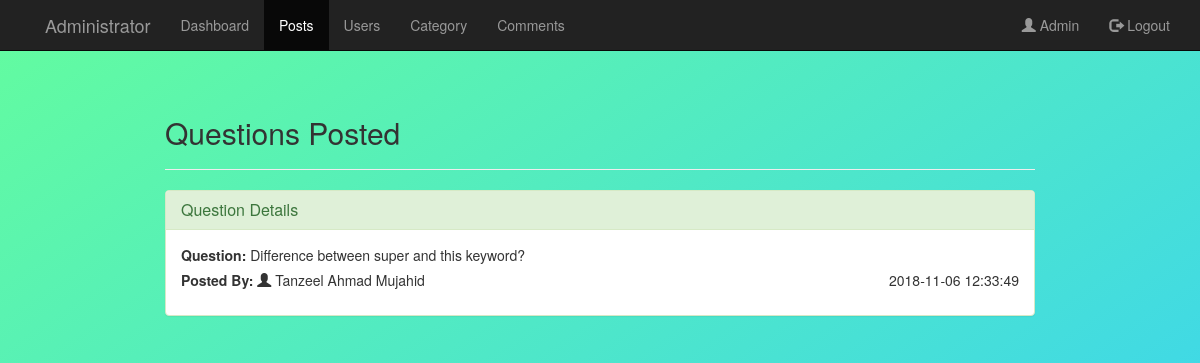
Screenshot of /admin/topic-details.php?post_Id=1 (signed in) with the database file from the repository.
### tables this page shows
CREATE TABLE `tbluser` (
  `user_Id` int(11) NOT NULL,
  `fname` varchar(255) DEFAULT NULL,
  `email` varchar(255) DEFAULT NULL,
  `gender` varchar(255) DEFAULT NULL,
  `mob_number` varchar(10) NOT NULL
);

CREATE TABLE `tblpost` (
  `post_Id` int(11) NOT NULL,
  `title` varchar(255) DEFAULT NULL,
  `content` text,
  `datetime` datetime DEFAULT NULL,
  `cat_id` int(12) DEFAULT NULL,
  `user_Id` varchar(245) DEFAULT NULL
);

### admin/topic-details.php (the view, shortened to what this page needs)
<?php
$uname=$_SESSION['uname'];
?>
<html>
<head>
	<link rel="stylesheet" type="text/css" href="../css/global.css">
	<link rel="stylesheet" type="text/css" href="../css/bootstrap.css">
	<link rel="stylesheet" type="text/css" href="../css/bootstrap.min.css">
    <link href="//netdna.bootstrapcdn.com/font-awesome/4.0.3/css/font-awesome.css" rel="stylesheet">
</head>
<body>
    <nav class="navbar navbar-inverse navbar-fixed-top">
        <div class="container">
            <div class="navbar-header page-scroll">
                <a class="navbar-brand page-scroll" href="home.php"></a>
            </div>
            <div class="navbar-header">
                <a class="navbar-brand" href="home.php">Administrator</a>
            </div>
            <div class="collapse navbar-collapse" id="bs-example-navbar-collapse-1">
                <ul class="nav navbar-nav navbar-left">
                   <li><a href="home.php">Dashboard</a></li>
                    <li  class="active"><a href="post.php">Posts</a></li>
                    <li><a href="user.php"> Users</a></li>
                    <li><a href="category.php">Category</a></li>
                    <li><a href="comment.php">Comments</a></li>
                </ul>
              <ul class="nav navbar-nav navbar-right">
                    <li><a href="#" ><span class="glyphicon glyphicon-user"></span> <?php echo $uname;?></a></li>
                <li ><a href="logout.php"><span class="glyphicon glyphicon-log-out"></span> Logout</a></li>
        </ul>
            </div>
        </div>
    </nav>
     <div class="container" style="margin:8% auto;width:900px;">
           <h2> Questions Posted</h2>
           <hr>
         <div class="panel panel-success">
                <div class="panel-heading">
                    <h3 class="panel-title">Question Details</h3>
                </div>
                 <div class="panel-body">
                  <?php
                  include "../functions/db.php";
                 if(isset($_GET['post_Id'])){
                 $id = $_GET['post_Id'];
                   }
                  $sql = mysqli_query($con,"SELECT * from tblpost as tp join category as c on tp.cat_id=c.cat_id where tp.post_Id='$id' ");
                if($sql==true){
                  while($row=mysqli_fetch_assoc($sql)){
                    extract($row);
                    if($user_Id==9999999999)
                    {
                       echo "<label>Question: </label> ".$title."<br>";
                      echo "<label>Posted By: </label>&nbsp;<span class='glyphicon glyphicon-eye-open'></span> Admin";
                       echo "<p class='pull-right'>".$datetime."</p>";
                       if($content==null)
                        {
                          echo "";
                        }
                        else
                        {
                          echo "<p class='well'>".$content."</p>";
                        }
                    }
                    else{
                      $sel = mysqli_query($con,"SELECT * from tbluser where user_Id='$user_Id' ");
                      while($row=mysqli_fetch_assoc($sel))
                      {
                        extract($row);
                        echo "<label>Question: </label> ".$title."<br>";
                         echo "<label>Posted By: </label>&nbsp;<span class='glyphicon glyphicon-user'></span>&nbsp;".$fname;
                        echo "<p class='pull-right'>".$datetime."</p>";
                      }
                    }
                }
                }
          ?>
                </div>
    </div>
	</body>

### css/global.css (style rules this page uses)
body { background: linear-gradient(to top left, #33ccff 0%, #66ff99 105%);; }

### rows the page displays
tblpost: title "Difference between super and this keyword?", datetime "2018-11-06 12:33:49"
tbluser: fname "Tanzeel Ahmad Mujahid"

### other values shown
$uname "Admin"
